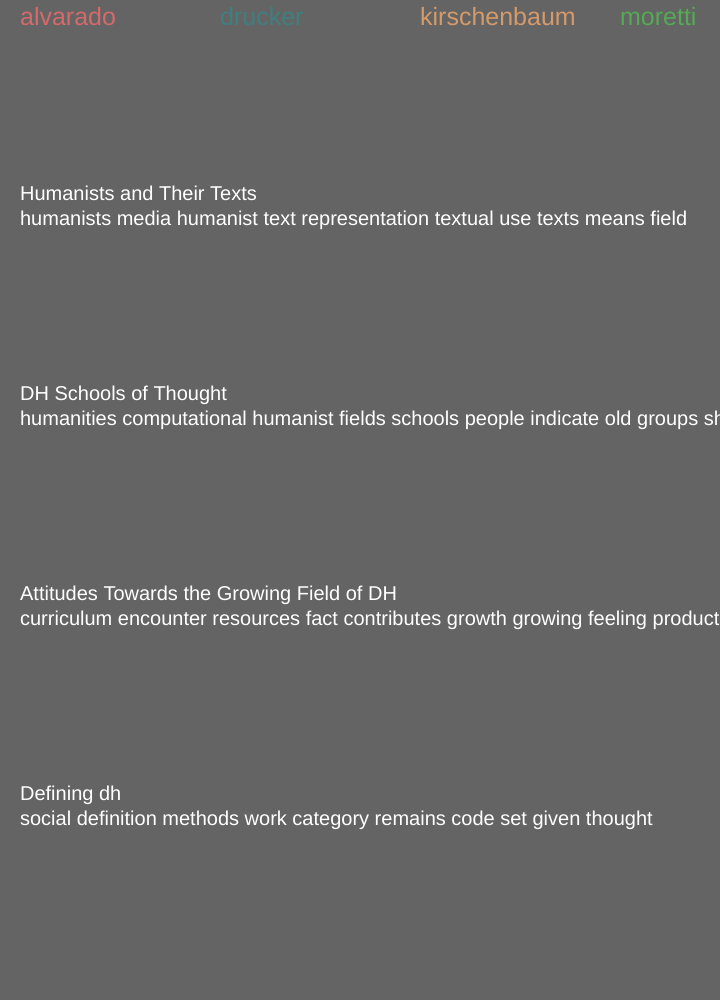
Frame 1 (no input)
Frame 60 (no input): identical to frame 1, image omitted
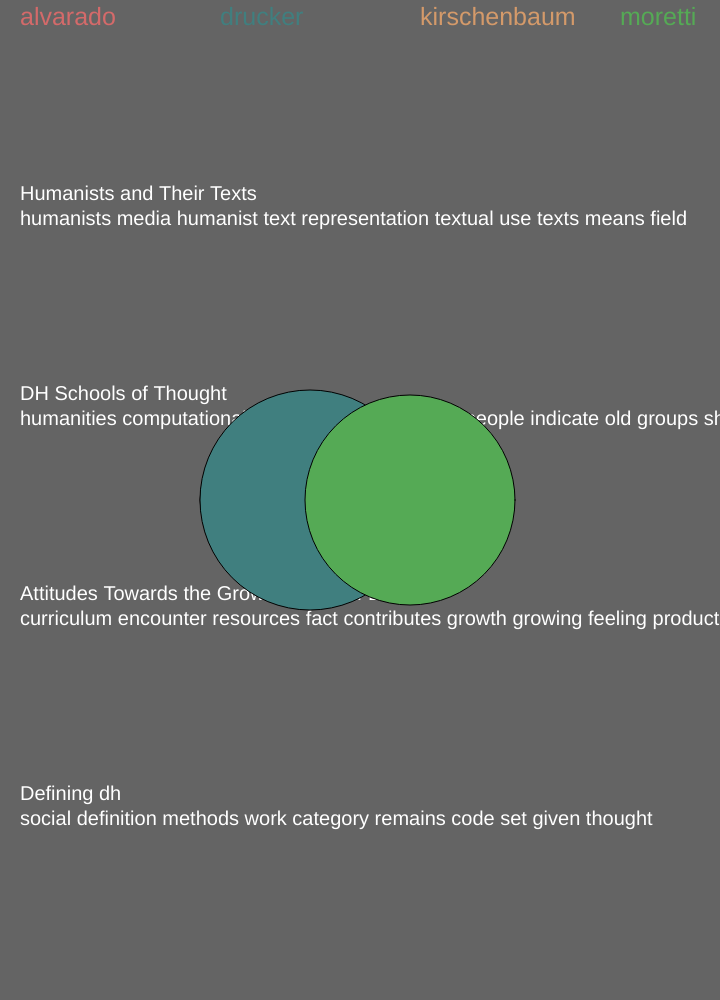
Frame 120 (the mouse pressed at the canvas centre since frame 60)

The p5.js sketch that drew these frames (run headless with seeded random() and noise() and a simulated clock; from frame 60 on, the mouse is pressed at the canvas centre):

// p5.js sketch
// ── sketch.js
//This section is where we declare our variables.
let topics = ["Humanists and Their Texts\nhumanists media humanist text representation textual use texts means field",
              "DH Schools of Thought\nhumanities computational humanist fields schools people indicate old groups share",
              "Attitudes Towards the Growing Field of DH\ncurriculum encounter resources fact contributes growth growing feeling products conceived",
              "Defining dh\nsocial definition methods work category remains code set given thought"]

let colors = ['#D46A6A', '#407F7F', '#D49A6A', '#55AA55']
let docs = ['alvarado', 'drucker', 'kirschenbaum', 'moretti']

let array = []
array[0] = [3, 3, 15, 9]
array[1] = [12, 22, 9, 21]
array[2] = [4, 12, 3, 3]
array[3] = [22, 5, 12, 9]

let spacing = 200

//This function sets up our canvas.
function setup() {
  createCanvas(720, 1000)
  //noStroke()
  noCursor()
}

//This function draws on the canvas. Each function draws something different. The functions are defined further down.
function draw() {
  background(100)

  drawTopics(topics)
  drawLegend(docs, colors)
  navigation(array)
}

//This function draws circles. The radius of each circle is determined by each variable in an array. It is called inside the navigate function.
function drawGraph(array, colors) {
for (let i = 0; i < array.length; i++) {
  //customWidth = width/array.length
  fill(colors[i])
  ellipse(width/2 + (i * 50) - 100, mouseY, array[i] * 10)
}
}

//This function lists our topics in white vertically along the canvas. The spacing between each list item is defined in the spacing variable.
function drawTopics(topics) {
  for (let i = 0; i < topics.length; i++) {
    fill(255)
    textSize(20)
    text(topics[i], 20, 200 + (i * spacing))
  }
}

//This function lists our documents at the top of the canvas.
function drawLegend(docs, colors) {
  for (let i = 0; i < docs.length; i++) {
    fill(colors[i])
    textSize(25)
    text(docs[i], 20 + (i * 200), 25)
  }
}

//This function calls the graph function. Depending on the value for mouseY, it gives draw a different array.
function navigation(array) {
  for (let i = 0; i < array.length; i++) {
    let bottom = (spacing * 1) + (i * 200)
    let top = (spacing * 2) + (i * 200)
    if (mouseY > bottom && mouseY < top) {
      drawGraph(array[i], colors)
      //fill(255)
      //text(array[i], 50, mouseY)
    }
  }
}
